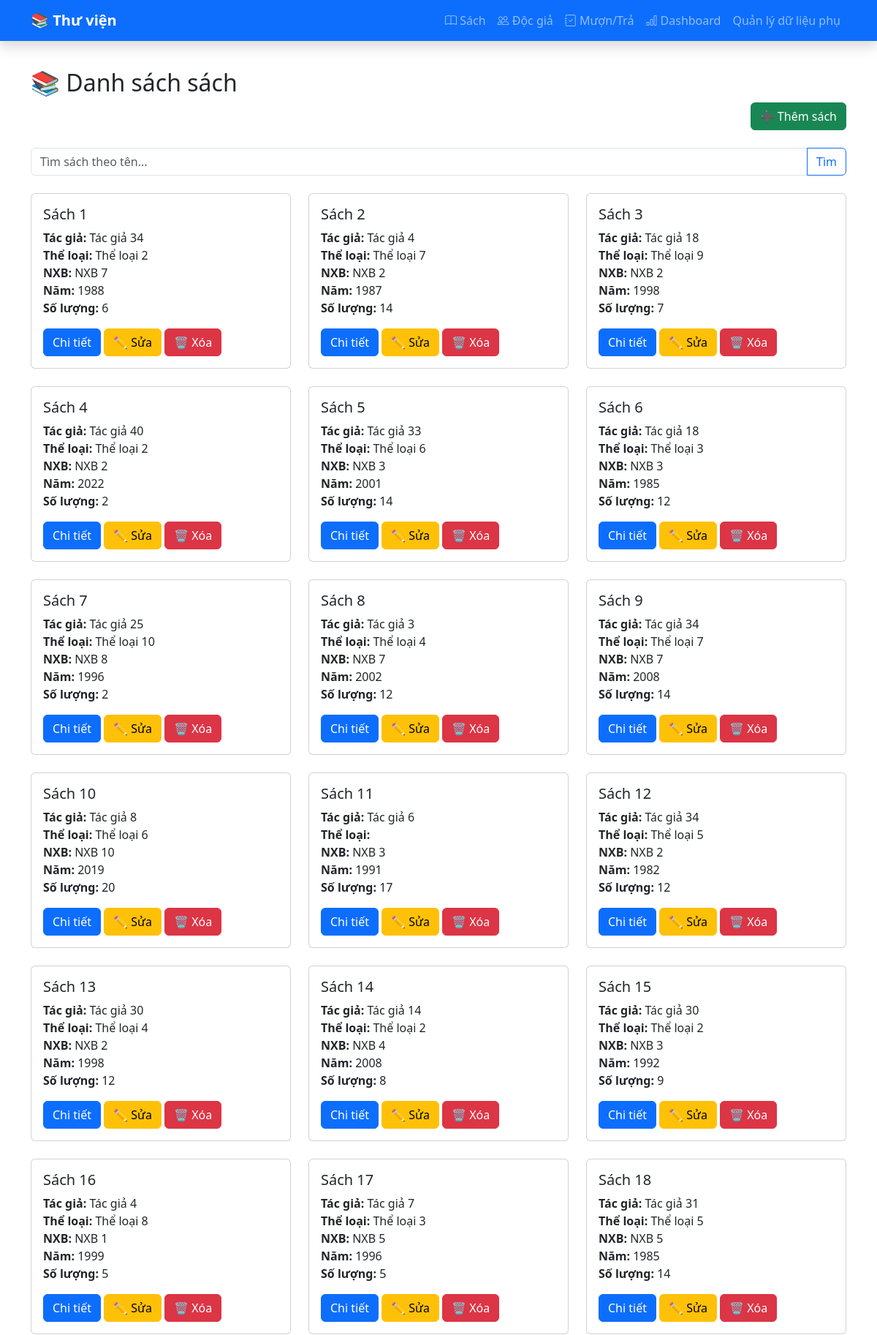
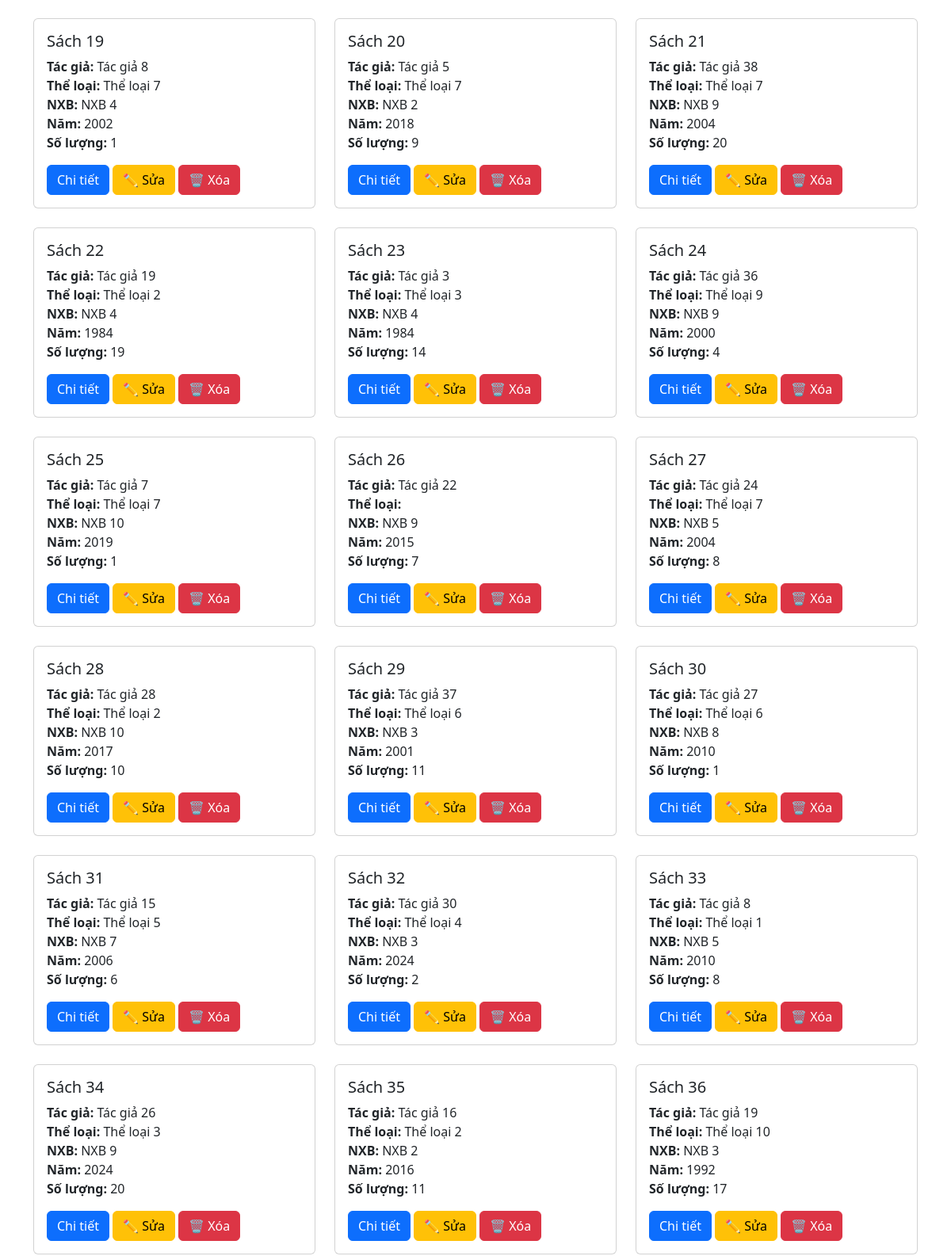
The page /books/ (upper part) on the database its author committed (2 pictures, top to bottom).
### catalog/models.py (models this page shows, shortened)
class Book(models.Model):
    title = models.CharField(max_length=200)
    author = models.ForeignKey(Author, on_delete=models.CASCADE)
    category = models.ForeignKey(Category, on_delete=models.SET_NULL, null=True)
    publisher = models.ForeignKey(Publisher, on_delete=models.SET_NULL, null=True)
    publish_year = models.IntegerField()
    quantity = models.IntegerField(default=1)

class Author(models.Model):
    name = models.CharField(max_length=100)
    birth_year = models.IntegerField(null=True, blank=True)

class Category(models.Model):
    name = models.CharField(max_length=100)

class Publisher(models.Model):
    name = models.CharField(max_length=100)
    address = models.TextField(blank=True)

### catalog/views.py (the view)
# urls.py: path("books/", views.book_list, name="book_list"),
def book_list(request):
    query = request.GET.get("q")
    books = Book.objects.select_related("author", "category", "publisher")
    if query:
        books = books.filter(title__icontains=query)
    else:
        books = books.all()
    return render(request, "catalog/book_list.html", {"books": books})

### templates/catalog/book_list.html (shortened to what this page needs)
{% extends "base.html" %}
{% block content %}
<h2>📚 Danh sách sách</h2>
<div class="mb-4 text-end">
  <a href="{% url 'book_create' %}" class="btn btn-success">➕ Thêm sách</a>
</div>
<form method="get" class="mb-4">
  <div class="input-group">
    <input type="text" name="q" class="form-control" placeholder="Tìm sách theo tên..." value="{{ request.GET.q }}">
    <button class="btn btn-outline-primary" type="submit">Tìm</button>
  </div>
</form>
<div class="row">
  {% for book in books %}
  <div class="col-md-4 mb-4">
    <div class="card h-100">
      <div class="card-body">
        <h5 class="card-title">{{ book.title }}</h5>
        <p class="card-text">
          <strong>Tác giả:</strong> {{ book.author.name }}<br>
          <strong>Thể loại:</strong> {{ book.category.name }}<br>
          <strong>NXB:</strong> {{ book.publisher.name }}<br>
          <strong>Năm:</strong> {{ book.publish_year }}<br>
          <strong>Số lượng:</strong> {{ book.quantity }}
        </p>
        <a href="{% url 'book_detail' book.id %}" class="btn btn-primary">Chi tiết</a>
        <a href="{% url 'book_update' book.pk %}" class="btn btn-warning">✏️ Sửa</a>
        <a href="{% url 'book_delete' book.pk %}" class="btn btn-danger">🗑️ Xóa</a>
      </div>
    </div>
  </div>
  {% empty %}
  <p>Không tìm thấy sách nào.</p>
  {% endfor %}
</div>
{% endblock %}

### templates/base.html (style rules this page uses)
body { padding-top: 70px; }

### rows shown on the page
Book: title "Sách 1", author.name "Tác giả 34", category.name "Thể loại 2", publisher.name "NXB 7", publish_year "1988", quantity "6"
Book: title "Sách 2", author.name "Tác giả 4", category.name "Thể loại 7", publisher.name "NXB 2", publish_year "1987", quantity "14"
Book: title "Sách 3", author.name "Tác giả 18", category.name "Thể loại 9", publisher.name "NXB 2", publish_year "1998", quantity "7"
Book: title "Sách 4", author.name "Tác giả 40", category.name "Thể loại 2", publisher.name "NXB 2", publish_year "2022", quantity "2"
Book: title "Sách 5", author.name "Tác giả 33", category.name "Thể loại 6", publisher.name "NXB 3", publish_year "2001", quantity "14"
Book: title "Sách 6", author.name "Tác giả 18", category.name "Thể loại 3", publisher.name "NXB 3", publish_year "1985", quantity "12"
Book: title "Sách 7", author.name "Tác giả 25", category.name "Thể loại 10", publisher.name "NXB 8", publish_year "1996", quantity "2"
Book: title "Sách 8", author.name "Tác giả 3", category.name "Thể loại 4", publisher.name "NXB 7", publish_year "2002", quantity "12"
Book: title "Sách 9", author.name "Tác giả 34", category.name "Thể loại 7", publisher.name "NXB 7", publish_year "2008", quantity "14"
Book: title "Sách 10", author.name "Tác giả 8", category.name "Thể loại 6", publisher.name "NXB 10", publish_year "2019", quantity "20"
Book: title "Sách 11", author.name "Tác giả 6", publisher.name "NXB 3", publish_year "1991", quantity "17"
Book: title "Sách 12", author.name "Tác giả 34", category.name "Thể loại 5", publisher.name "NXB 2", publish_year "1982", quantity "12"
Book: title "Sách 13", author.name "Tác giả 30", category.name "Thể loại 4", publisher.name "NXB 2", publish_year "1998", quantity "12"
Book: title "Sách 14", author.name "Tác giả 14", category.name "Thể loại 2", publisher.name "NXB 4", publish_year "2008", quantity "8"
Book: title "Sách 15", author.name "Tác giả 30", category.name "Thể loại 2", publisher.name "NXB 3", publish_year "1992", quantity "9"
Book: title "Sách 16", author.name "Tác giả 4", category.name "Thể loại 8", publisher.name "NXB 1", publish_year "1999", quantity "5"
Book: title "Sách 17", author.name "Tác giả 7", category.name "Thể loại 3", publisher.name "NXB 5", publish_year "1996", quantity "5"
Book: title "Sách 18", author.name "Tác giả 31", category.name "Thể loại 5", publisher.name "NXB 5", publish_year "1985", quantity "14"
Book: title "Sách 19", author.name "Tác giả 8", category.name "Thể loại 7", publisher.name "NXB 4", publish_year "2002", quantity "1"
Book: title "Sách 20", author.name "Tác giả 5", category.name "Thể loại 7", publisher.name "NXB 2", publish_year "2018", quantity "9"
Book: title "Sách 21", author.name "Tác giả 38", category.name "Thể loại 7", publisher.name "NXB 9", publish_year "2004", quantity "20"
Book: title "Sách 22", author.name "Tác giả 19", category.name "Thể loại 2", publisher.name "NXB 4", publish_year "1984", quantity "19"
Book: title "Sách 23", author.name "Tác giả 3", category.name "Thể loại 3", publisher.name "NXB 4", publish_year "1984", quantity "14"
Book: title "Sách 24", author.name "Tác giả 36", category.name "Thể loại 9", publisher.name "NXB 9", publish_year "2000", quantity "4"
Book: title "Sách 25", author.name "Tác giả 7", category.name "Thể loại 7", publisher.name "NXB 10", publish_year "2019", quantity "1"
Book: title "Sách 26", author.name "Tác giả 22", publisher.name "NXB 9", publish_year "2015", quantity "7"
Book: title "Sách 27", author.name "Tác giả 24", category.name "Thể loại 7", publisher.name "NXB 5", publish_year "2004", quantity "8"
Book: title "Sách 28", author.name "Tác giả 28", category.name "Thể loại 2", publisher.name "NXB 10", publish_year "2017", quantity "10"
Book: title "Sách 29", author.name "Tác giả 37", category.name "Thể loại 6", publisher.name "NXB 3", publish_year "2001", quantity "11"
Book: title "Sách 30", author.name "Tác giả 27", category.name "Thể loại 6", publisher.name "NXB 8", publish_year "2010", quantity "1"
Book: title "Sách 31", author.name "Tác giả 15", category.name "Thể loại 5", publisher.name "NXB 7", publish_year "2006", quantity "6"
Book: title "Sách 32", author.name "Tác giả 30", category.name "Thể loại 4", publisher.name "NXB 3", publish_year "2024", quantity "2"
Book: title "Sách 33", author.name "Tác giả 8", category.name "Thể loại 1", publisher.name "NXB 5", publish_year "2010", quantity "8"
Book: title "Sách 34", author.name "Tác giả 26", category.name "Thể loại 3", publisher.name "NXB 9", publish_year "2024", quantity "20"
Book: title "Sách 35", author.name "Tác giả 16", category.name "Thể loại 2", publisher.name "NXB 2", publish_year "2016", quantity "11"
Book: title "Sách 36", author.name "Tác giả 19", category.name "Thể loại 10", publisher.name "NXB 3", publish_year "1992", quantity "17"
